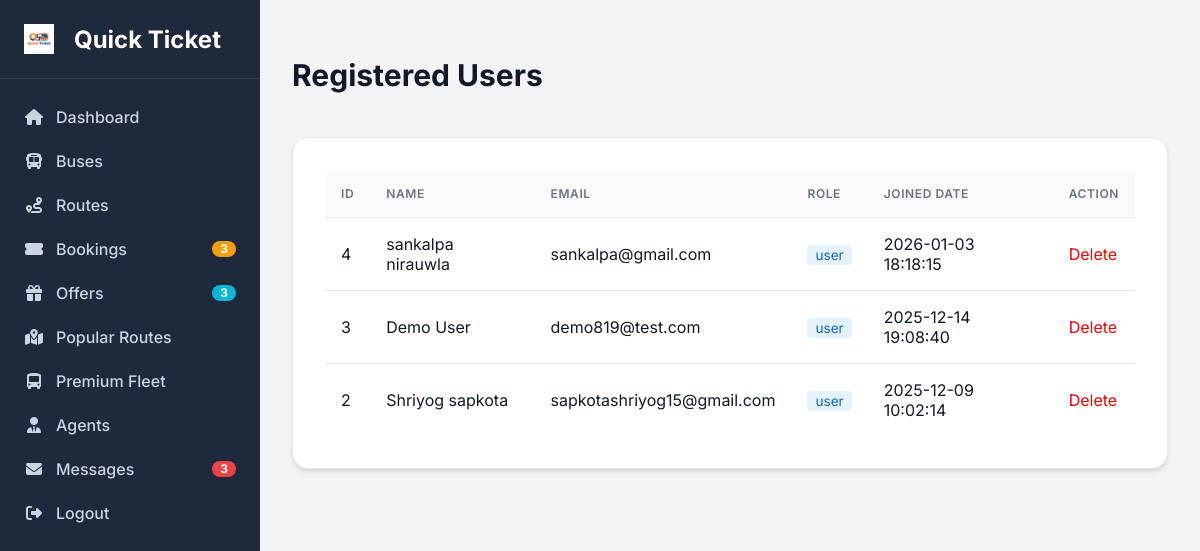
The page /admin/users.php (signed in) on the database its author committed.
### tables this page shows
CREATE TABLE `users` (
  `id` int(6) unsigned NOT NULL AUTO_INCREMENT,
  `name` varchar(50) NOT NULL,
  `email` varchar(50) NOT NULL,
  `password` varchar(255) NOT NULL,
  `role` enum('user','admin','agent') DEFAULT 'user',
  `created_at` timestamp NOT NULL DEFAULT current_timestamp(),
  PRIMARY KEY (`id`),
  UNIQUE KEY `email` (`email`)
);

### admin/users.php (the view, shortened to what this page needs)
<?php
include 'includes/header.php';
?>
<div style="display: flex; justify-content: space-between; align-items: center; margin-bottom: 20px;">
    <h2>Registered Users</h2>
</div>
<div class="card">
    <table>
        <thead>
            <tr>
                <th>ID</th>
                <th>Name</th>
                <th>Email</th>
                <th>Role</th>
                <th>Joined Date</th>
                <th>Action</th>
            </tr>
        </thead>
        <tbody>
            <?php
            $sql = "SELECT * FROM users WHERE role='user' ORDER BY created_at DESC";
            $result = $conn->query($sql);
            if ($result->num_rows > 0) {
                while ($row = $result->fetch_assoc()) {
                    echo "<tr>
                        <td>{$row['id']}</td>
                        <td>{$row['name']}</td>
                        <td>{$row['email']}</td>
                        <td><span style='padding: 2px 8px; background: #e3f2fd; color: #1565c0; border-radius: 4px; font-size: 0.85rem;'>{$row['role']}</span></td>
                        <td>{$row['created_at']}</td>
                        <td>
                            <a href='users.php?delete={$row['id']}' style='color: red;' onclick='return confirm(\"Are you sure you want to delete this user?\")'>Delete</a>
                        </td>
                    </tr>";
                }
            } else {
                echo "<tr><td colspan='6' style='text-align:center;'>No registered users found.</td></tr>";
            }
            ?>
        </tbody>
    </table>
</div>
<?php include 'includes/footer.php'; ?>

### assets/css/admin_style.css (style rules this page uses)
:root { --primary-color: #4f46e5; --primary-hover: #4338ca; --secondary-color: #64748b; --accent-color: #06b6d4; --success-color: #10b981; --danger-color: #ef4444; --warning-color: #f59e0b; --sidebar-bg: #1e293b; --sidebar-text: #f1f5f9; --bg-color: #f3f4f6; --card-bg: #ffffff; --text-primary: #111827; --text-secondary: #6b7280; --border-color: #e5e7eb; --shadow-sm: 0 1px 2px 0 rgba(0, 0, 0, 0.05); --shadow-md: 0 4px 6px -1px rgba(0, 0, 0, 0.1), 0 2px 4px -1px rgba(0, 0, 0, 0.06); --shadow-lg: 0 10px 15px -3px rgba(0, 0, 0, 0.1), 0 4px 6px -2px rgba(0, 0, 0, 0.05); --radius-md: 0.5rem; --radius-lg: 1rem; --font-family: 'Inter', sans-serif; }
body { font-family: var(--font-family); background-color: var(--bg-color); margin: 0; padding: 0; color: var(--text-primary); }
a { text-decoration: none; color: inherit; }
h2 { font-size: 1.875rem; font-weight: 700; margin-bottom: 1.5rem; color: var(--text-primary); }
.card { background-color: var(--card-bg); border-radius: var(--radius-lg); box-shadow: var(--shadow-md); padding: 2rem; margin-bottom: 2rem; border: 1px solid var(--border-color); }
table { width: 100%; border-collapse: separate; border-spacing: 0; }
th, td { padding: 1rem; text-align: left; border-bottom: 1px solid var(--border-color); }
th { background-color: #f8fafc; font-weight: 600; color: var(--text-secondary); text-transform: uppercase; font-size: 0.75rem; letter-spacing: 0.05em; }
th:first-child { border-top-left-radius: var(--radius-md); }
th:last-child { border-top-right-radius: var(--radius-md); }
tr:last-child td { border-bottom: none; }

### rows shown on the page
users: id "4", name "sankalpa nirauwla", email "sankalpa@gmail.com", role "user", created_at "2026-01-03 18:18:15"
users: id "3", name "Demo User", email "demo819@test.com", role "user", created_at "2025-12-14 19:08:40"
users: id "2", name "Shriyog sapkota", email "sapkotashriyog15@gmail.com", role "user", created_at "2025-12-09 10:02:14"

### other values the page prints
$pending_bookings_count "3"
$offers_count "3"
$unread_messages_count "3"
